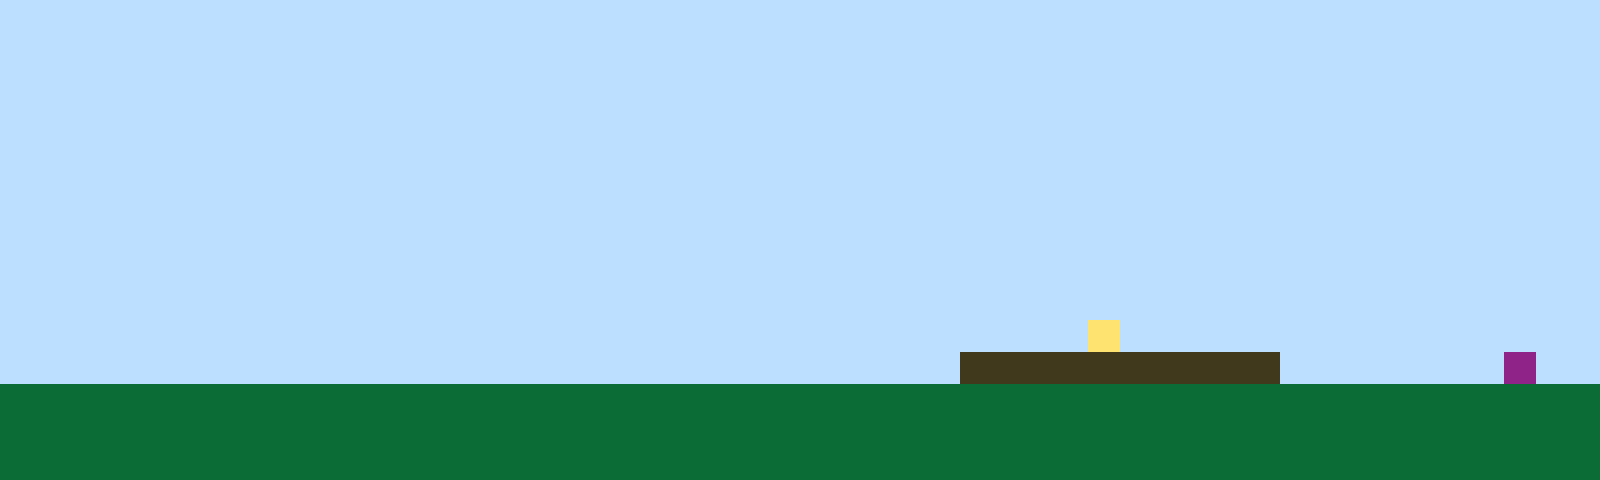

The image is a tile-based game level rendered from a .tmx file. Its description and complete source (layers, tilesets, objects, tile grids) follow:
An orthogonal 50x15 tile map with 32x32 px tiles, 1 tile layer (Tile Layer 1).

<map version="1.10" tiledversion="1.11.2" orientation="orthogonal" renderorder="right-up" width="50" height="15" tilewidth="32" tileheight="32" infinite="0" nextlayerid="2" nextobjectid="1"><editorsettings><export target="map1.csv" format="csv" /></editorsettings><tileset firstgid="1" name="sprites" tilewidth="32" tileheight="32" tilecount="6" columns="3"><image source="sprites.png" width="96" height="64" /></tileset><layer id="1" name="Tile Layer 1" width="50" height="15"><data encoding="csv">1,1,1,1,1,1,1,1,1,1,1,1,1,1,1,1,1,1,1,1,1,1,1,1,1,1,1,1,1,1,1,1,1,1,1,1,1,1,1,1,1,1,1,1,1,1,1,1,1,1,1,1,1,1,1,1,1,1,1,1,1,1,1,1,1,1,1,1,1,1,1,1,1,1,1,1,1,1,1,1,1,1,1,1,1,1,1,1,1,1,1,1,1,1,1,1,1,1,1,1,1,1,1,1,1,1,1,1,1,1,1,1,1,1,1,1,1,1,1,1,1,1,1,1,1,1,1,1,1,1,1,1,1,1,1,1,1,1,1,1,1,1,1,1,1,1,1,1,1,1,1,1,1,1,1,1,1,1,1,1,1,1,1,1,1,1,1,1,1,1,1,1,1,1,1,1,1,1,1,1,1,1,1,1,1,1,1,1,1,1,1,1,1,1,1,1,1,1,1,1,1,1,1,1,1,1,1,1,1,1,1,1,1,1,1,1,1,1,1,1,1,1,1,1,1,1,1,1,1,1,1,1,1,1,1,1,1,1,1,1,1,1,1,1,1,1,1,1,1,1,1,1,1,1,1,1,1,1,1,1,1,1,1,1,1,1,1,1,1,1,1,1,1,1,1,1,1,1,1,1,1,1,1,1,1,1,1,1,1,1,1,1,1,1,1,1,1,1,1,1,1,1,1,1,1,1,1,1,1,1,1,1,1,1,1,1,1,1,1,1,1,1,1,1,1,1,1,1,1,1,1,1,1,1,1,1,1,1,1,1,1,1,1,1,1,1,1,1,1,1,1,1,1,1,1,1,1,1,1,1,1,1,1,1,1,1,1,1,1,1,1,1,1,1,1,1,1,1,1,1,1,1,1,1,1,1,1,1,1,1,1,1,1,1,1,1,1,1,1,1,1,1,1,1,1,1,1,1,1,1,1,1,1,1,1,1,1,1,1,1,1,1,1,1,1,1,1,1,1,1,1,1,1,1,1,1,1,1,1,1,1,1,1,1,1,1,1,1,1,1,1,1,1,1,1,1,1,1,1,1,1,1,1,1,1,1,1,1,1,1,1,1,1,1,1,1,1,1,1,1,1,1,1,1,1,1,1,1,1,1,1,1,1,1,1,1,1,1,1,1,1,1,1,1,1,1,1,1,1,1,1,1,1,1,1,1,1,1,1,1,1,1,1,1,1,1,1,1,1,1,1,1,1,1,4,1,1,1,1,1,1,1,1,1,1,1,1,1,1,1,1,1,1,1,1,1,1,1,1,1,1,1,1,1,1,1,1,1,1,1,1,1,1,1,1,1,1,1,1,1,3,3,3,3,3,3,3,3,3,3,1,1,1,1,1,1,1,6,1,1,2,2,2,2,2,2,2,2,2,2,2,2,2,2,2,2,2,2,2,2,2,2,2,2,2,2,2,2,2,2,2,2,2,2,2,2,2,2,2,2,2,2,2,2,2,2,2,2,2,2,2,2,2,2,2,2,2,2,2,2,2,2,2,2,2,2,2,2,2,2,2,2,2,2,2,2,2,2,2,2,2,2,2,2,2,2,2,2,2,2,2,2,2,2,2,2,2,2,2,2,2,2,2,2,2,2,2,2,2,2,2,2,2,2,2,2,2,2,2,2,2,2,2,2,2,2,2,2,2,2,2,2,2,2,2,2,2,2,2,2,2,2,2,2,2,2,2,2,2,2</data></layer></map>
